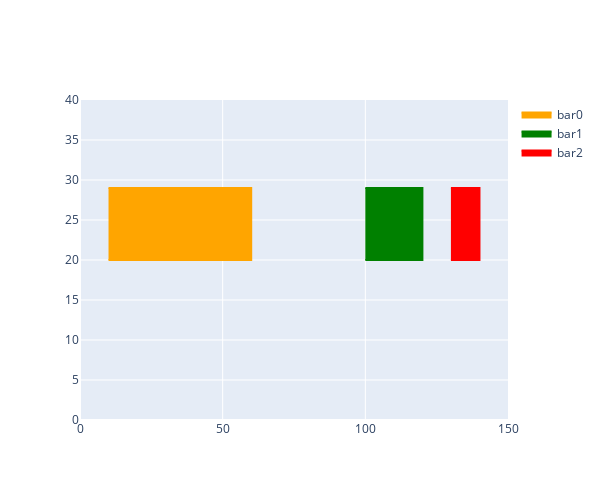

Source (notebook cell):
### Code cell
def broken_bars2(xstart, xwidth, ystart, yh, colors):
    #the same tests as above
    data =[]
    for k in range(len(xstart)):
        data.append(go.Scatter(x = [xstart[k], xstart[k]+xwidth[k],xstart[k]+xwidth[k], xstart[k]],
                               y = [ystart]*2+[ystart+yh]*2, fill='toself', fillcolor=colors[k], mode='lines',
                               line_color=colors[k], name=f'bar{k}'))
                    
    return data
fig = go.Figure(data= broken_bars2([10, 100, 130 ], [50, 20, 10], 20, 9, 
                                     colors=['orange', 'green', 'red' ]))
fig.update_layout(width=600, height=500,
                  xaxis_range = [0, 150],
                  yaxis_range = [0, 40]);
fig.show()

### Figure 1 — Plotly figure (JSON) as saved in the notebook; plotly's stock layout.template omitted (floating-point values rounded to 4 significant figures)
{"data": [{"fill": "toself", "fillcolor": "orange", "line": {"color": "orange"}, "mode": "lines", "name": "bar0", "type": "scatter", "x": [10, 60, 60, 10], "y": [20, 20, 29, 29]}, {"fill": "toself", "fillcolor": "green", "line": {"color": "green"}, "mode": "lines", "name": "bar1", "type": "scatter", "x": [100, 120, 120, 100], "y": [20, 20, 29, 29]}, {"fill": "toself", "fillcolor": "red", "line": {"color": "red"}, "mode": "lines", "name": "bar2", "type": "scatter", "x": [130, 140, 140, 130], "y": [20, 20, 29, 29]}], "layout": {"height": 500, "width": 600, "xaxis": {"range": [0, 150]}, "yaxis": {"range": [0, 40]}}}
